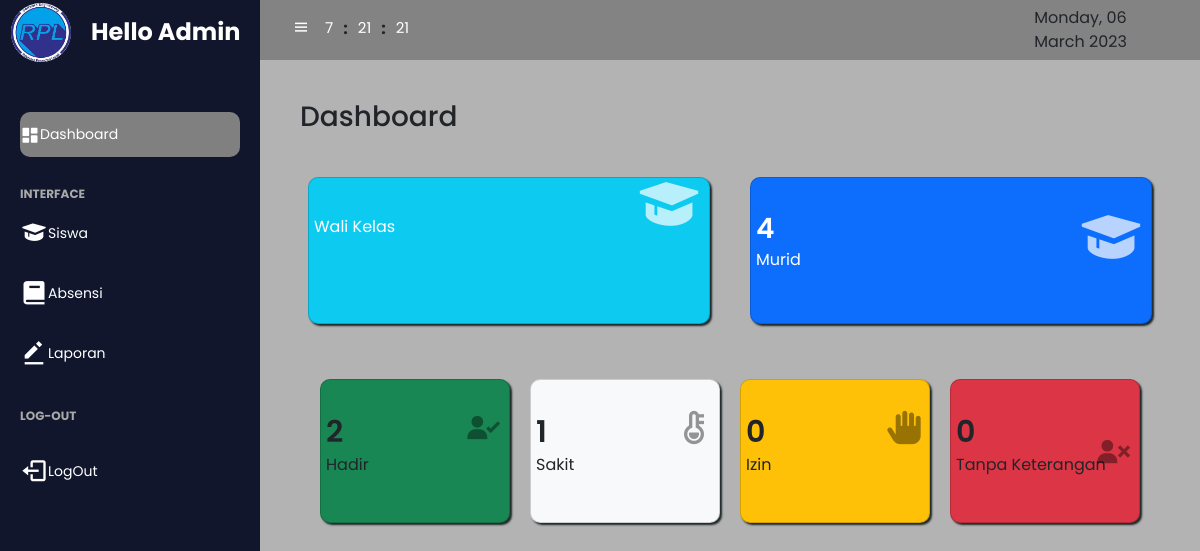
Before: /admin/index.php (signed in) with the older database file.
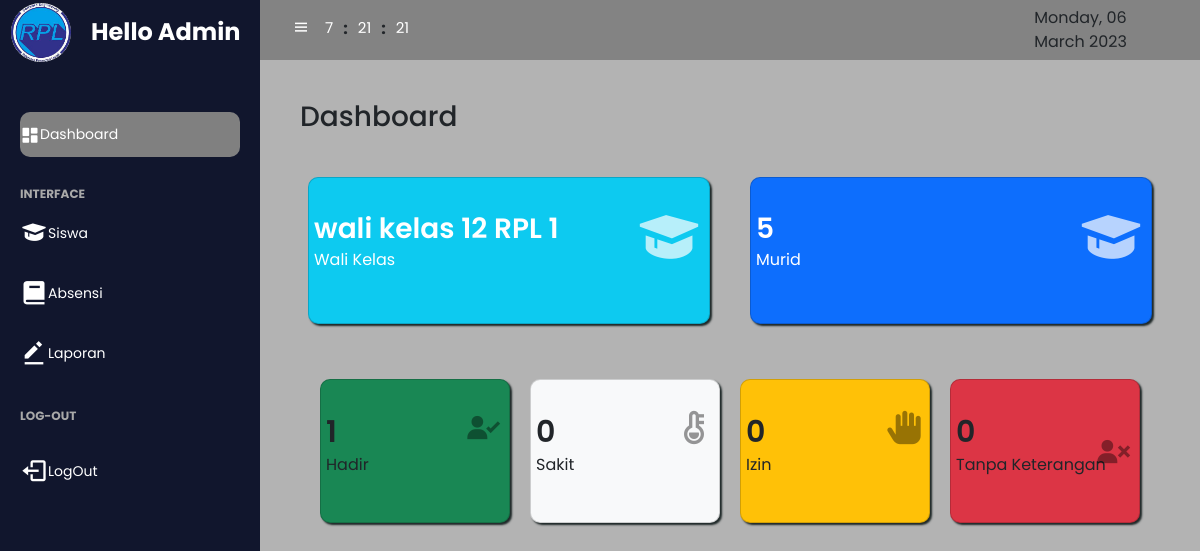
After: the same page with the newer database file.
### tables this page shows
CREATE TABLE `tb_user` (
  `id` int(11) NOT NULL,
  `username` varchar(10) NOT NULL,
  `password` varchar(255) NOT NULL,
  `id_kelas` int(11) NOT NULL,
  `level` enum('Admin','Petugas') NOT NULL
);

CREATE TABLE `kelas` (
  `id_kelas` int(11) NOT NULL,
  `nm_kelas` varchar(10) NOT NULL,
  `wali_kelas` varchar(255) NOT NULL
);

### admin/home.php (the view)
<main>
    <div class="text-start">
        <h3>Dashboard</h3>
    </div>
   <div class="row">
   <div class="info-data col-6">
        <div class="card bg-info">
            <div class="head">
                <div>
                    <?php
                        $id = $_SESSION['id'];
                        $sql = "SELECT tb_user.id, tb_user.id_kelas, kelas.wali_kelas
                        FROM tb_user
                        INNER JOIN kelas ON tb_user.id_kelas=kelas.id_kelas WHERE tb_user.id='$id'";
                        $result = $conn->query($sql);
                        $count=$result->fetch_assoc();
                    ?>
                    <h2><?php echo $count['wali_kelas'];?></h2><br>
                    <span class="fs-6">Wali Kelas</span></h2>
                    <i class='bx bxs-graduation icon'></i>
                </div>
            </div>
        </div>
    </div>
    <div class="info-data col-6">
        <div class="card bg-primary">
            <div class="head">
                <div>
                    <?php
                    $sql = "SELECT COUNT(*) as jumlah FROM  siswa";
                    $result = $conn->query($sql);
                    $count=$result->fetch_assoc();
                    ?><h2><?php echo $count['jumlah'];?></h2><br>
                    <span class="fs-6">Murid</span>
                    <i class='bx bxs-graduation icon'></i>
                </div>
            </div>
        </div>
    </div>
   </div>
    <div class="keterangan-card">
        <div class="card bg-success">
            <div class="kehadiran">
                <div>
                <?php
                    $sql = "SELECT COUNT(*) as keterangan FROM  absen WHERE keterangan='hadir'";
                    $result = $conn->query($sql);
                    $count=$result->fetch_assoc();
                    ?><h2><?php echo $count['keterangan'];?></h2><br>
                    <span class="fs-6">Hadir</span></h2>
                    <i class='bx bxs-user-check icon '></i>
                </div>
            </div>
        </div>
        <div class="card bg-light">
            <div class="kehadiran">
                <div>
                <?php
                    $sql = "SELECT COUNT(*) as keterangan FROM  absen WHERE keterangan='sakit'";
                    $result = $conn->query($sql);
                    $count=$result->fetch_assoc();
                    ?><h2><?php echo $count['keterangan'];?></h2><br>
                    <span class="fs-6">Sakit</span></h2>
                    <i class='bx bxs-thermometer icon '></i>
                </div>
            </div>
        </div>
        <div class="card bg-warning">
            <div class="kehadiran">
                <div>
                <?php
                    $sql = "SELECT COUNT(*) as keterangan FROM  absen WHERE keterangan='izin'";
                    $result = $conn->query($sql);
                    $count=$result->fetch_assoc();
                    ?><h2><?php echo $count['keterangan'];?></h2><br>
                    <span class="fs-6">Izin</span></h2>
                    <i class='bx bxs-hand icon ' ></i>
                </div>
            </div>
        </div>
        <div class="card bg-danger">
            <div class="kehadiran">
                <div>
                <?php
                    $sql = "SELECT COUNT(*) as keterangan FROM  absen WHERE keterangan='Tanpa_keterangan'";
                    $result = $conn->query($sql);
                    $count=$result->fetch_assoc();
                    ?><h2><?php echo $count['keterangan'];?></h2><br>
                    <span class="fs-6">Tanpa Keterangan</span></h2>
                    <i class='bx bxs-user-x icon '></i>
                </div>
            </div>
        </div>
    </div>
</main>

Changed rows visible on the page:
now on this page (row edited): tb_user: id_kelas.wali_kelas "wali kelas 12 RPL 1"
Other visible differences:
$count['jumlah']: "4" → "5"
$count['keterangan']: "2" → "1"
$count['keterangan']: "1" → "0"
